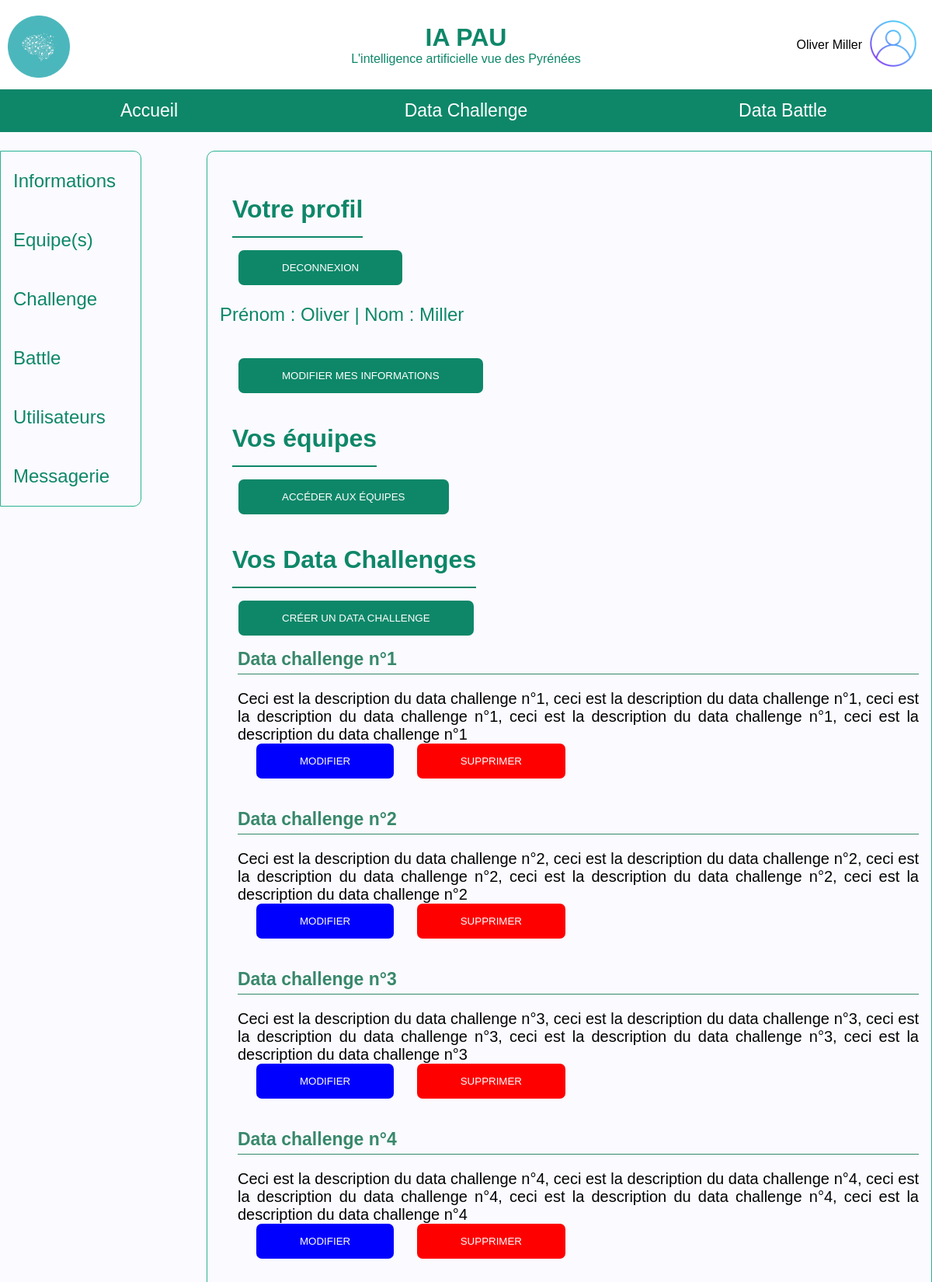
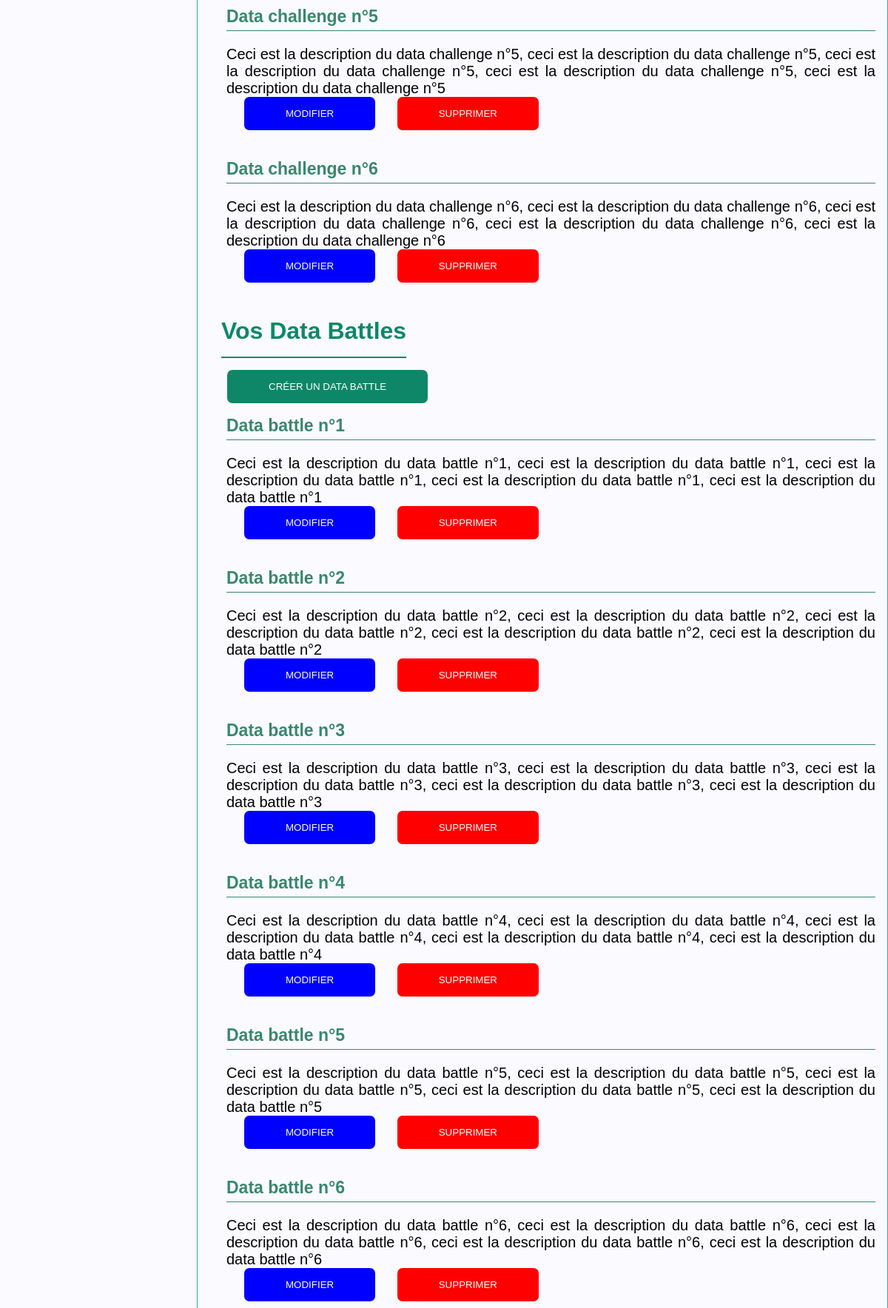
Page /php/profil/profil.php (signed in, upper part) on the committed database (2 pictures, top to bottom).
### tables this page shows
create table DataEvent (
    idDataEvent INTEGER primary key unique not null auto_increment, 
    typeDataEvent ENUM('DataChallenge','DataBattle'),
    dateDebut DATETIME,
    dateFin DATETIME,
    dateCreation DATETIME,
    descript TEXT,
    entreprise VARCHAR(100),
    titre VARCHAR(100),
    donnees TEXT,
    consignes TEXT,
    conseils TEXT,
    idGestionnaire INTEGER,
    foreign key fk_Gestionnaire(idGestionnaire) references Utilisateur(idUtilisateur)
);

### php/bdd.php (called while the page is built, shortened)
<?php
function getAllFromRequest($mysqlClient,$request) {
    try {
        $statement = $mysqlClient->prepare($request);
        $statement->execute();
        $tableau = $statement->fetchAll();
        return $tableau;
    }
    catch(Exception $e) {
        die('Erreur : ' . $e->getMessage());
    }
}
?>

### php/profil/profil.php (the view, shortened to what this page needs)
<!DOCTYPE html>
<head>
    <link rel="stylesheet" href="/css/profil.css">
    <link rel="stylesheet" href="/css/liste-data-events.css">
</head>
    <body>
        <?php
            include '../header.php';
            include '../bdd.php';
            $conn = connexion($serveur, $bdd, $user, $pass);
        ?>
        <div class="left-menu">
            <ul>
                <li><a title='Informations' href='#infos'>Informations</a></li>
                <li><a title='Equipe(s)' href='#equ'>Equipe(s)</a></li>
                <li><a title='Challenge' href='#challenge'>Challenge</a></li>
                <li><a title='Battle' href='#battle'>Battle</a></li>
                <?php
                if ($_SESSION["typeUtilisateur"] == "administrateur") {
                    echo "<li><a title='Utilisateurs' href='#util'>Utilisateurs</a></li>";
                }
                ?>
                <li><a title='Messagerie' href='#'>Messagerie</a></li>
            </ul>
        </div>
        <div class="right-main">
            <div id="infos">
                <h1>Votre profil</h1>
                <button class="btnStyle" onclick="window.location = '/php/connexion/deconnexion.php';">deconnexion</button>
                <?php
                if ((isset($_SESSION["typeUtilisateur"])) && ($_SESSION["typeUtilisateur"] == "administrateur")) {
                    echo '<p>Prénom : '.$_SESSION['prenom'] . ' | Nom : ' . $_SESSION['nom'] ."</p>";
                }
                ?>
                <br>
                <button class="btnStyle" onclick="openModal(0,'util-overlay','form-modif-util',0)">Modifier mes informations</button>
            </div>
            <div id="equ">
                <h1>Vos équipes</h1>
                <button class="btnStyle" onclick="window.location = '/php/equipe/equipe.php';">accéder aux équipes</button>
            </div>
            <div id="challenge">
                <h1>Vos Data Challenges</h1>
                <?php
                if ($_SESSION["typeUtilisateur"] == "administrateur") {
                    echo "<button class='btnStyle' onclick='openModal(0, \"new-data-chall-overlay\",\"form-new-chall\");'>créer un data challenge</button>";
                    $requete = "SELECT * FROM DataEvent WHERE typeDataEvent='DataChallenge';";
                }
                $resultat = getAllFromRequest($conn, $requete);
                $nbrResultats = count($resultat);
                if (!$nbrResultats) {
                    if ($_SESSION["typeUtilisateur"] == "normal") {
                        echo "<p> Vous n'êtes pas inscrit à des Data challenges.</p>";
                    }elseif (($_SESSION["typeUtilisateur"] == "administrateur") || ($_SESSION["typeUtilisateur"] == "gestionnaire")) {
                        echo "<p> Aucun Data Challenge.</p>";
                    }
                }else{
                    echo "<div id='liste-events'>";
                    for ($i=0; $i<$nbrResultats; $i++) {
                        echo "
                        <div class='event'>
                            <a href='/php/dataEvent/data-event.php?idDataEvent=".$resultat[$i]["idDataEvent"]."'>
                                <div class='titre-event'>
                                    <span>".$resultat[$i]["titre"]."</span>
                                </div>
                                <p>".$resultat[$i]["descript"]."</p>
                            </a>
                        ";
                        if ($_SESSION["typeUtilisateur"] != "normal"): ?>
                            <button class='btnStyle' onclick='openModal(<?php echo $resultat[$i]["idDataEvent"] ?>,"data-chall-overlay","form-modif-chall");' style='background-color: blue;'>Modifier</button>
                        <?php endif;
                        if ($_SESSION["typeUtilisateur"] == "administrateur"): ?>
                            <button class='btnStyle' onclick='window.location="supDataEvent.php?idDataEvent=<?php echo $resultat[$i]["idDataEvent"] ?>";' style='background-color: red;'>supprimer</button>
                        <?php endif;
                        echo" </div>";
                    }
                    echo "</div>";
                }
                ?>
            </div>
            <div id="battle">
                <h1>Vos Data Battles</h1>
                <?php
                    if ($_SESSION["typeUtilisateur"] == "administrateur") {
                        echo "<button class='btnStyle' onclick='openModal(0, \"new-data-battle-overlay\",\"form-new-battle\");'>créer un data battle</button>";
                        $requete = "SELECT * FROM DataEvent WHERE typeDataEvent='DataBattle';";
                    }
                    $resultat = getAllFromRequest($conn, $requete);
                    $nbrResultats = count($resultat);
                    if (!$nbrResultats) {
                        if ($_SESSION["typeUtilisateur"] == "normal") {
                            echo "<p> Vous n'êtes pas inscrit à des Data Battles.</p>";
                        }elseif (($_SESSION["typeUtilisateur"] == "administrateur") || ($_SESSION["typeUtilisateur"] == "gestionnaire")) {
                            echo "<p> Aucun Data Battle.</p>";
                        }
                    }else{
                        echo "<div id='liste-events'>";
                        for ($i=0; $i<$nbrResultats; $i++) {
                            echo "
                            <div class='event'>
                                <a href='/php/dataEvent/data-event.php?idDataEvent=".$resultat[$i]["idDataEvent"]."'>
                                    <div class='titre-event'>
                                        <span>".$resultat[$i]["titre"]."</span>
                                    </div>
                                    <p>".$resultat[$i]["descript"]."</p>
                                </a>
                            ";
                            if ($_SESSION["typeUtilisateur"] != "normal"): ?>
                                <button class='btnStyle' onclick='openModal(<?php echo $resultat[$i]["idDataEvent"] ?>,"data-chall-overlay","form-modif-chall");' style='background-color: blue;'>Modifier</button>
                            <?php endif;
                            if ($_SESSION["typeUtilisateur"] == "administrateur"): ?>
                                <button class='btnStyle' onclick='window.location="supDataEvent.php?idDataEvent=<?php echo $resultat[$i]["idDataEvent"] ?>";' style='background-color: red;'>supprimer</button>
                            <?php endif;
                            echo" </div>";
                        }
                        echo "</div>";
                    }
                ?>
            </div>
        </div>
    </body>
</html>

### css/profil.css (style rules this page uses)
body { background-color: #FAFAFF; }
.left-menu { position: fixed; display: block; float: left; width: 15%; margin-top: 3vh; border: 1px solid #2bb391; border-top-right-radius: 10px; border-bottom-right-radius: 10px; }
.right-main { display: block; float: right; width: 75%; margin-top: 3vh; padding: 2vh; border: 1px solid #2bb391; border-top-left-radius: 10px; border-bottom-left-radius: 10px; }
.right-main h1 { width: fit-content; margin: 2vh; margin-top: 5vh; padding-bottom: 2vh; color: #0E8769; border-bottom: #0E8769 2px solid; box-sizing: border-box; }
ul { margin: 0; padding: 0; }
li { width: 100%; list-style: none; font-size: 1.5em; border-top-right-radius: 10px; border-bottom-right-radius: 10px; transition: 0.2s; }
li a { display: block; text-decoration: none; padding-top: 3vh; padding-bottom: 3vh; padding-left: 2vh; width: 100%; color: #0E8769; }
#infos p { color: #0E8769; font-size: 1.5em; }
.btnStyle { display: inline-block; outline: 0; cursor: pointer; border: none; margin-left: 3vh; padding: 0 56px; height: 45px; line-height: 45px; border-radius: 7px; background-color: #0e8769; color: white; transition: 0.2s ease,color 0.2s ease,box-shadow 0.2s ease; text-transform: uppercase; }

### css/liste-data-events.css (style rules this page uses)
#liste-events a { text-decoration: none; color: black; transition: 0.3s ease; }
#liste-events .event { border-left: 3px solid rgba(255, 255, 255, 0); transition: 0.3s ease; }
#liste-events .event { padding-top: 7px; padding-bottom: 7px; margin-top: 10px; margin-bottom: 25px; padding-left: 20px; font-size: 20px; text-align: justify; }
#liste-events .event .titre-event { font-weight: bold; font-size: 20px; border-bottom: 1px solid rgb(56, 136, 106); padding-bottom: 5px; color: rgb(56, 136, 106); font-size: 23px; }
#liste-events .event p { margin-bottom: 0px; }

### css/header.css (style rules this page uses)
body { margin: 0; font-family: "montserrat", sans-serif; }

### rows in the picture
dataevent: titre "Data challenge n°1", descript "Ceci est la description du data challenge n°1, ceci est la description du data challenge n°1, ceci est la description du data challenge n°1, ceci est la description du data challenge n°1, ceci est la description du data challenge n°1"
dataevent: titre "Data challenge n°2", descript "Ceci est la description du data challenge n°2, ceci est la description du data challenge n°2, ceci est la description du data challenge n°2, ceci est la description du data challenge n°2, ceci est la description du data challenge n°2"
dataevent: titre "Data challenge n°3", descript "Ceci est la description du data challenge n°3, ceci est la description du data challenge n°3, ceci est la description du data challenge n°3, ceci est la description du data challenge n°3, ceci est la description du data challenge n°3"
dataevent: titre "Data challenge n°4", descript "Ceci est la description du data challenge n°4, ceci est la description du data challenge n°4, ceci est la description du data challenge n°4, ceci est la description du data challenge n°4, ceci est la description du data challenge n°4"
dataevent: titre "Data challenge n°5", descript "Ceci est la description du data challenge n°5, ceci est la description du data challenge n°5, ceci est la description du data challenge n°5, ceci est la description du data challenge n°5, ceci est la description du data challenge n°5"
dataevent: titre "Data challenge n°6", descript "Ceci est la description du data challenge n°6, ceci est la description du data challenge n°6, ceci est la description du data challenge n°6, ceci est la description du data challenge n°6, ceci est la description du data challenge n°6"
dataevent: titre "Data battle n°1", descript "Ceci est la description du data battle n°1, ceci est la description du data battle n°1, ceci est la description du data battle n°1, ceci est la description du data battle n°1, ceci est la description du data battle n°1"
dataevent: titre "Data battle n°2", descript "Ceci est la description du data battle n°2, ceci est la description du data battle n°2, ceci est la description du data battle n°2, ceci est la description du data battle n°2, ceci est la description du data battle n°2"
dataevent: titre "Data battle n°3", descript "Ceci est la description du data battle n°3, ceci est la description du data battle n°3, ceci est la description du data battle n°3, ceci est la description du data battle n°3, ceci est la description du data battle n°3"
dataevent: titre "Data battle n°4", descript "Ceci est la description du data battle n°4, ceci est la description du data battle n°4, ceci est la description du data battle n°4, ceci est la description du data battle n°4, ceci est la description du data battle n°4"
dataevent: titre "Data battle n°5", descript "Ceci est la description du data battle n°5, ceci est la description du data battle n°5, ceci est la description du data battle n°5, ceci est la description du data battle n°5, ceci est la description du data battle n°5"
dataevent: titre "Data battle n°6", descript "Ceci est la description du data battle n°6, ceci est la description du data battle n°6, ceci est la description du data battle n°6, ceci est la description du data battle n°6, ceci est la description du data battle n°6"

### other values in the picture
$_SESSION["prenom"] "Oliver"
$_SESSION["nom"] "Miller"
$_SESSION['prenom'] "Oliver"
$_SESSION['nom'] "Miller"
